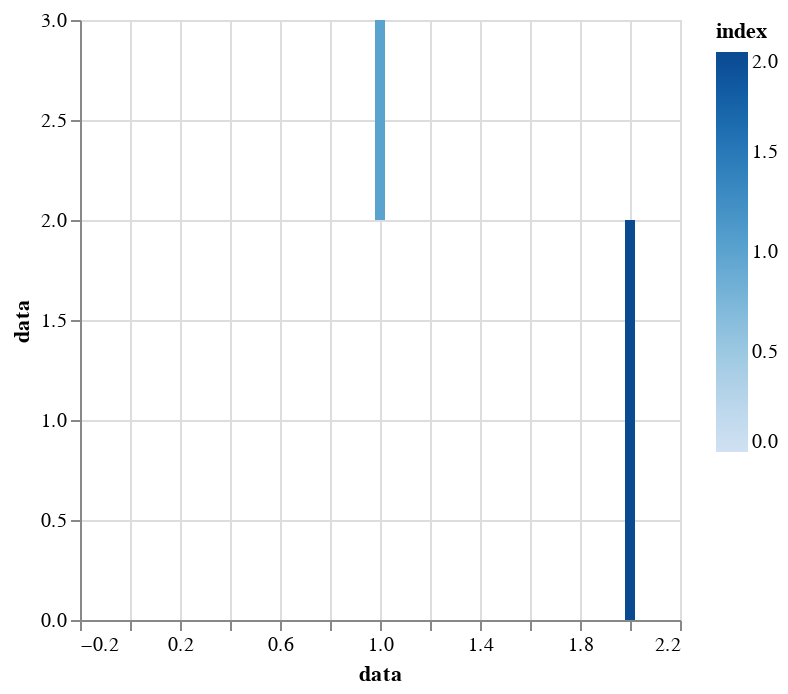
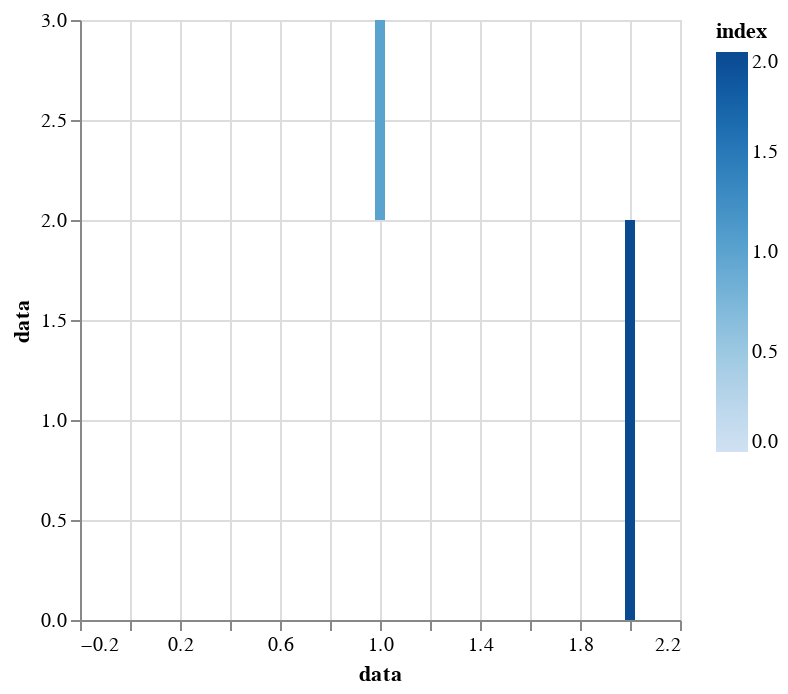
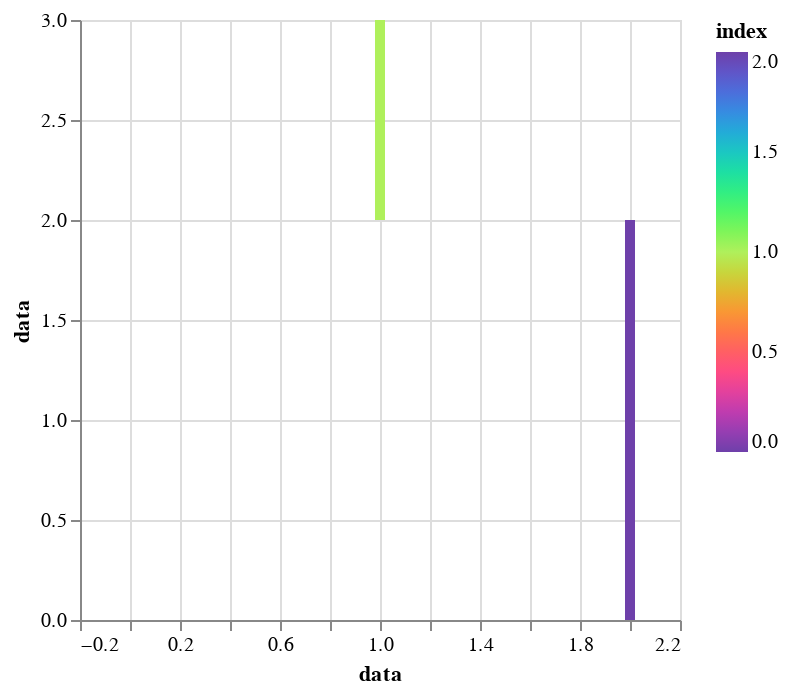

Write notebook code for charts like these, in order.
### Code cell
import sys

import altair as alt
import polars as pl

data = pl.DataFrame(pl.Series("data", [0, 1, 2])).with_row_index()

print("the data df:")
sys.displayhook(data)

print("a simple plot using polars:")
sys.displayhook(data.plot.bar(x="data", y="data", color=alt.Color("index")))

print("the same plot, using altair + vega directly:")
sys.displayhook(
    alt.Chart(data)
    .mark_bar()
    .encode(
        x=alt.X("data"),
        y=alt.Y("data"),
        color=alt.Color("index"),
    )
)

print("now with a color scheme, using altair + vega directly:")
sys.displayhook(
    alt.Chart(data)
    .mark_bar()
    .encode(
        x=alt.X("data"),
        y=alt.Y("data"),
        color=alt.Color("index").scale(scheme="rainbow"),
    )
)

print("now with a color scheme, except using polars:")
sys.displayhook(
    data.plot.bar(
        x="data", y="data", color=alt.Color("index").scale(scheme="rainbow")
    )
)

### Figure 1 — Vega-Lite specification as saved in the notebook (floating-point values rounded to 4 significant figures)
{"config": {"view": {"continuousWidth": 300, "continuousHeight": 300}}, "data": {"name": "data-5b5e5ce103c7431d405c1f545c5e8728"}, "mark": {"type": "bar"}, "encoding": {"color": {"field": "index", "type": "quantitative"}, "tooltip": [{"field": "data", "type": "quantitative"}, {"field": "data", "type": "quantitative"}, {"field": "index", "type": "quantitative"}], "x": {"field": "data", "type": "quantitative"}, "y": {"field": "data", "type": "quantitative"}}, "params": [{"name": "param_1", "select": {"type": "interval", "encodings": ["x", "y"]}, "bind": "scales"}], "$schema": "https://vega.github.io/schema/vega-lite/v5.20.1.json", "datasets": {"data-5b5e5ce103c7431d405c1f545c5e8728": [{"index": 0, "data": 0}, {"index": 1, "data": 1}, {"index": 2, "data": 2}]}}

### Figure 2 — Vega-Lite specification as saved in the notebook (floating-point values rounded to 4 significant figures)
{"config": {"view": {"continuousWidth": 300, "continuousHeight": 300}}, "data": {"name": "data-5b5e5ce103c7431d405c1f545c5e8728"}, "mark": {"type": "bar"}, "encoding": {"color": {"field": "index", "type": "quantitative"}, "x": {"field": "data", "type": "quantitative"}, "y": {"field": "data", "type": "quantitative"}}, "$schema": "https://vega.github.io/schema/vega-lite/v5.20.1.json", "datasets": {"data-5b5e5ce103c7431d405c1f545c5e8728": [{"index": 0, "data": 0}, {"index": 1, "data": 1}, {"index": 2, "data": 2}]}}

### Figure 3 — Vega-Lite specification as saved in the notebook (floating-point values rounded to 4 significant figures)
{"config": {"view": {"continuousWidth": 300, "continuousHeight": 300}}, "data": {"name": "data-5b5e5ce103c7431d405c1f545c5e8728"}, "mark": {"type": "bar"}, "encoding": {"color": {"field": "index", "scale": {"scheme": "rainbow"}, "type": "quantitative"}, "x": {"field": "data", "type": "quantitative"}, "y": {"field": "data", "type": "quantitative"}}, "$schema": "https://vega.github.io/schema/vega-lite/v5.20.1.json", "datasets": {"data-5b5e5ce103c7431d405c1f545c5e8728": [{"index": 0, "data": 0}, {"index": 1, "data": 1}, {"index": 2, "data": 2}]}}
